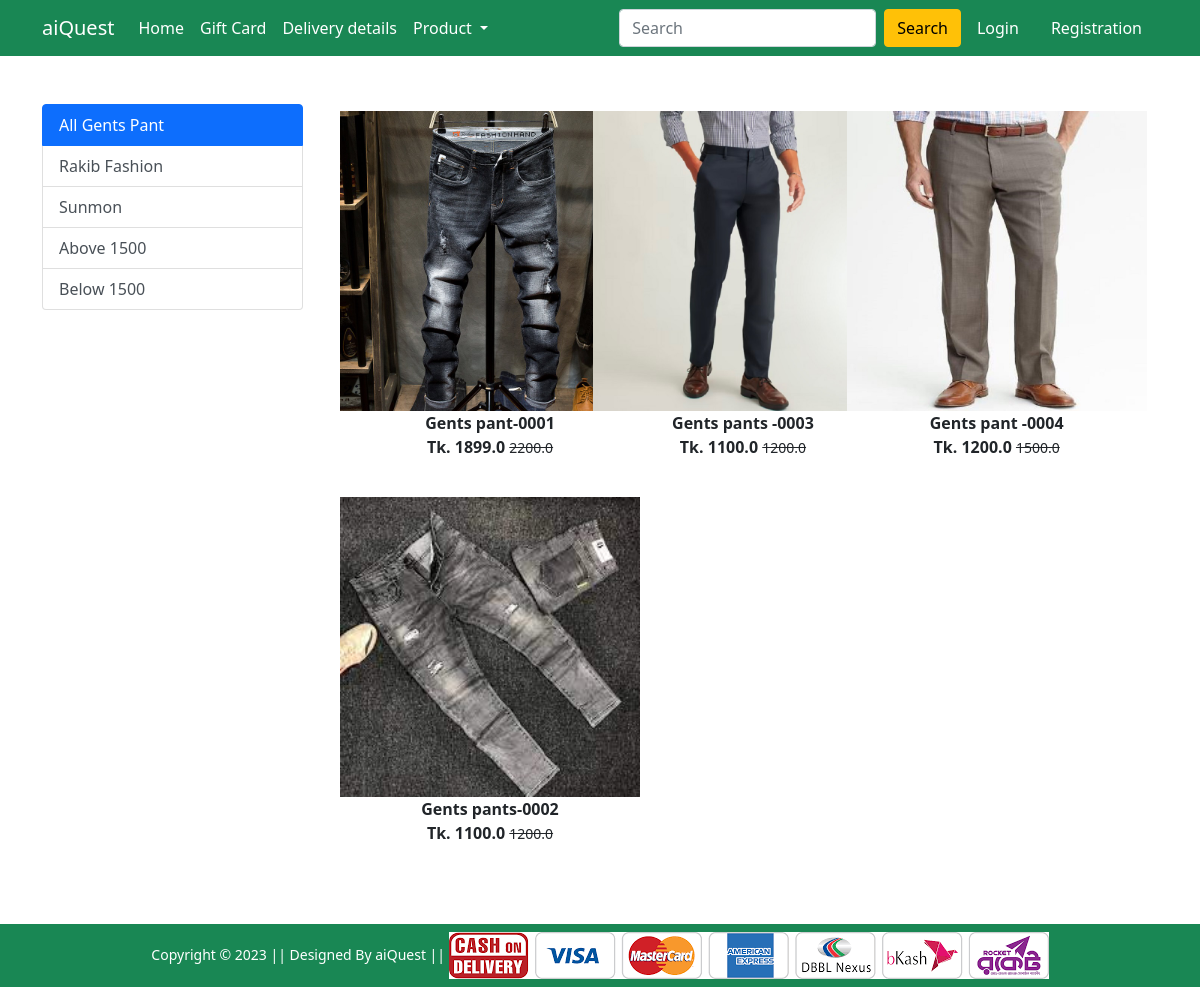
The app's page /pants/ with its own data.
### Shop/models.py (models this page shows, shortened)
class Product(models.Model):
    title = models.CharField(max_length=100)
    selling_price = models.FloatField()
    discounted_price = models.FloatField()
    description = models.TextField()
    brand = models.CharField(max_length=100)
    category = models.CharField(choices= CATEGORY_CHOICES, max_length=2)
    product_image = models.ImageField(upload_to='productImg')

### Shop/views.py (the view)
# urls.py: path('pants/', views.pants, name='pants'),
def pants(request, data=None):
   if data == None:
      pant = Product.objects.filter(category ='GP')
   elif data == 'Rakib_Fashion' or data =='Sunmon':
      pant =Product.objects.filter(category ='GP').filter(brand=data)
   elif data == 'below':
      pant =Product.objects.filter(category ='GP').filter(discounted_price__lte= 1500)
   elif data == 'above':
      pant =Product.objects.filter(category ='GP').filter(discounted_price__gt= 1500)
   return render(request, 'Shop/pants.html', {'pant':pant})

### Shop/templates/Shop/pants.html (shortened to what this page needs)
{% extends 'Shop/base.html' %}
{% load static %}
{% block main-content %}
<div class="container my-5">
    <div class="row">
        <div class="col-sm-3">
            <div class="list-group">
                <a href="{% url 'pants' %}" class="list-group-item list-group-item-action active" aria-current="true">
                    All Gents Pant
                </a>
                <a href="{% url 'pantsitem' 'Rakib_Fashion' %}" class="list-group-item list-group-item-action">Rakib Fashion</a>
                <a href="{% url 'pantsitem' 'Sunmon' %}" class="list-group-item list-group-item-action">Sunmon</a>
                <a href="{% url 'pantsitem' 'above' %}" class="list-group-item list-group-item-action">Above 1500</a>
                <a href="{% url 'pantsitem' 'below' %}" class="list-group-item list-group-item-action">Below 1500</a>
            </div>
        </div>
        <div class="col-sm-8">
            <div class="row">
                {% for product in pant %}
                <div class="col-sm-4 text-center mb-4">
                    <a href="{% url 'product-detail' product.id %}" class="btn">
                        <div class="item">
                            <img src="{{product.product_image.url}}" alt="" height="300" class="">
                            <div class="fw-bold">{{product.title}}</div>
                            <div class="fw-bold">Tk. {{product.discounted_price}} <small
                                    class="fw-light text-decoration-line-through">{{product.selling_price}}</small>
                            </div>
                        </div>
                    </a>
                </div>
                {% endfor %}
            </div>
        </div>
    </div>
</div>
{% endblock main-content %}

### records on screen
Product: product_image (picture), title "Gents pant-0001", discounted_price "1899.0", selling_price "2200.0"
Product: product_image (picture), title "Gents pants -0003", discounted_price "1100.0", selling_price "1200.0"
Product: product_image (picture), title "Gents pant -0004", discounted_price "1200.0", selling_price "1500.0"
Product: product_image (picture), title "Gents pants-0002", discounted_price "1100.0", selling_price "1200.0"
